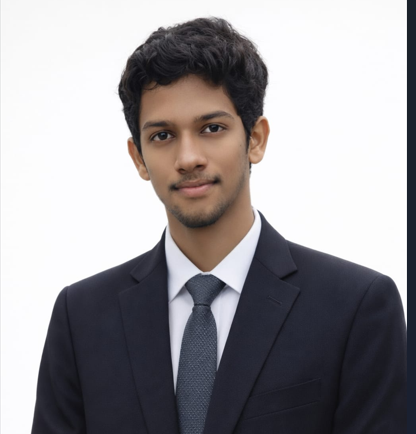
#> input picture assets/profile.jpg, 416 x 434 px, found by its file name
$ python prep_photo.py
#> lines starting #> are read from the running program, lines starting #| are printed output that depends on the picture
from PIL import Image, ImageOps
import os

# Paths
INPUT_IMAGE = "assets/profile.jpg"
OUTPUT_IMAGE = "assets/source-prepped.png"

# Load image
img = Image.open(INPUT_IMAGE).convert("L")  # Convert to grayscale
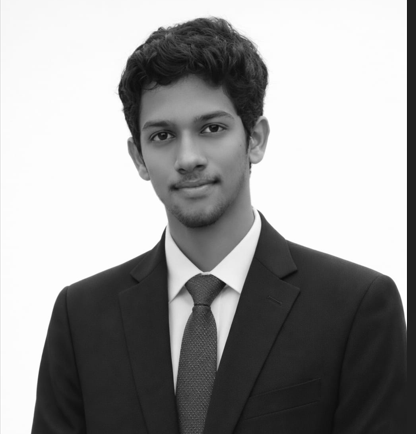
#> img: PIL image 416x434 L; min 12, max 255, mean 153.8

# Improve contrast automatically
img = ImageOps.autocontrast(img)

# Resize while keeping aspect ratio
WIDTH = 100
aspect_ratio = img.height / img.width
#> aspect_ratio = 1.04
HEIGHT = int(WIDTH * aspect_ratio * 0.55)  # Character height correction
#> HEIGHT = 57

img = img.resize((WIDTH, HEIGHT))
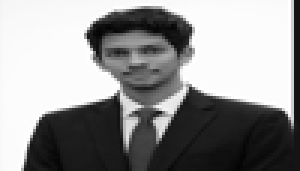
#> img: PIL image 100x57 L (shown 3 times larger); min 4, max 255, mean 148.1

# Create output directory if needed
os.makedirs("assets", exist_ok=True)

# Save
img.save(OUTPUT_IMAGE)

print(f"Saved preprocessed image to {OUTPUT_IMAGE}")
